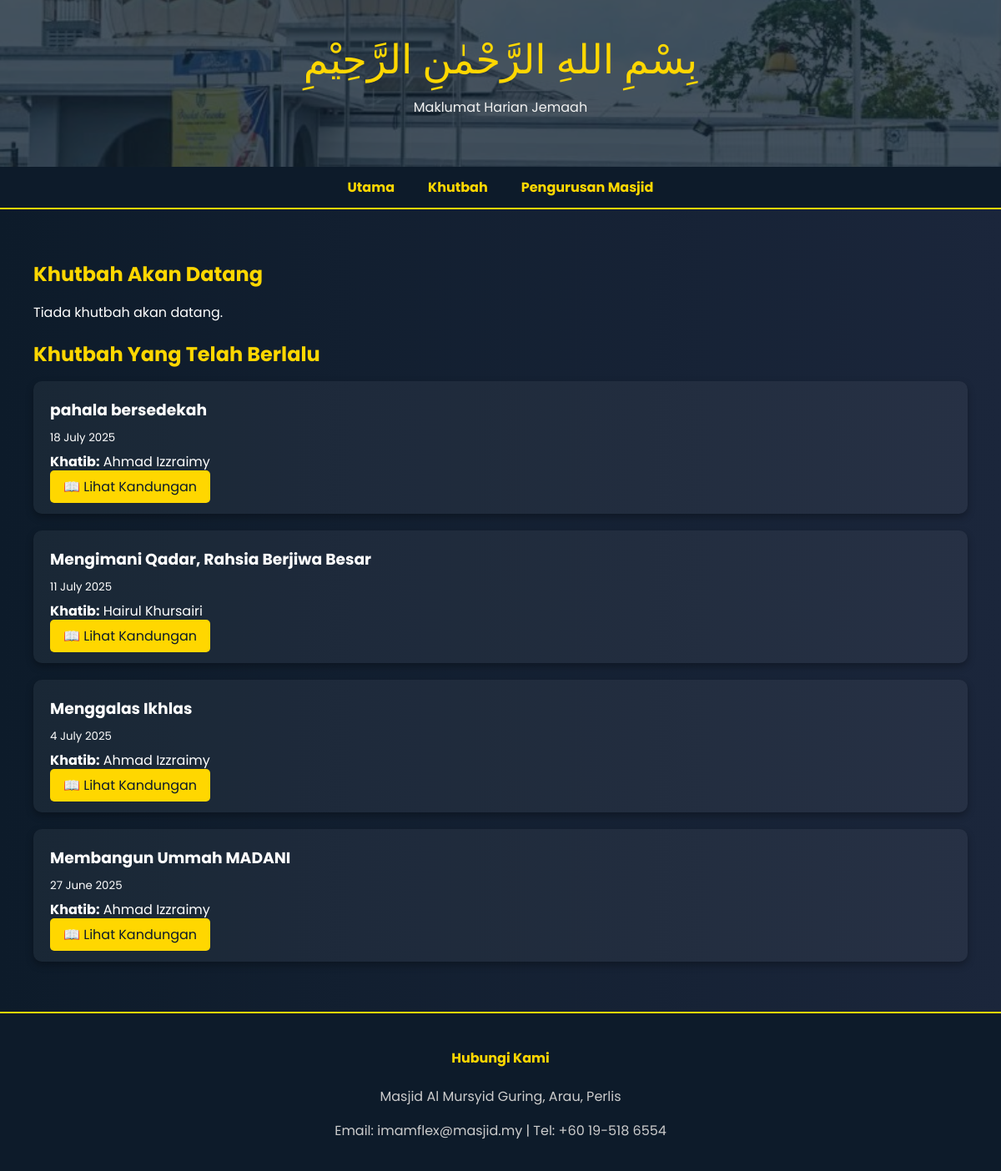
Screenshot of /jemaah/khutbah/ with the database file from the repository.
### ImamFlex/models.py (models this page shows, shortened)
class Khutbah(models.Model):
    khutbah_id = models.AutoField(primary_key=True)
    date = models.DateField()
    khutbah_topic = models.CharField(max_length=200)
    content = models.TextField()
    khatib = models.ForeignKey(Imam, on_delete=models.SET_NULL, null=True, blank=True)

class MosqueStaff(models.Model):
    name = models.CharField(max_length=100)
    ic_number = models.CharField(max_length=12, unique=True)
    contact_number = models.CharField(max_length=15)
    address = models.TextField(blank=True, null=True)
    availability = models.BooleanField(default=True)
    email = models.EmailField(blank=True, null=True)
    profile_picture = models.ImageField(upload_to='profile_pics/', null=True, blank=True)
    class Meta:
        abstract = True

class Imam(MosqueStaff):
    imam_id = models.CharField(max_length=10, primary_key=True)
    password = models.CharField(max_length=20)
    is_admin = models.BooleanField(default=False)

### ImamFlex/views.py (the view)
# urls.py: path('jemaah/khutbah/', views.jemaah_khutbah, name='jemaah_khutbah'),
def jemaah_khutbah(request):
    today = now().date()
    upcoming = Khutbah.objects.filter(date__gte=today).order_by('date')
    past = Khutbah.objects.filter(date__lt=today).order_by('-date')
    return render(request, 'jemaah/khutbah.html', {
        'upcoming_khutbah': upcoming,
        'past_khutbah': past,
    })

### ImamFlex/templates/jemaah/khutbah.html (shortened to what this page needs)
{% load static %}
<!DOCTYPE html>
<html lang="en">
<head>
  <link rel="stylesheet" href="https://cdnjs.cloudflare.com/ajax/libs/font-awesome/5.15.4/css/all.min.css">
</head>
<body>
<div class="header-img">
  <div class="header-content">
    <div class="bismillah">بِسْمِ اللهِ الرَّحْمٰنِ الرَّحِيْمِ</div>
    <p class="tagline">Maklumat Harian Jemaah</p>
  </div>
</div>
<div class="nav">
  <a href="{% url 'jemaah_home' %}">Utama</a>
  <a href="{% url 'jemaah_khutbah' %}">Khutbah</a>
  <a href="{% url 'ajk_info' %}">Pengurusan Masjid</a>
</div>
<div class="section">
  <h2>Khutbah Akan Datang</h2>
  {% if upcoming_khutbah %}
    {% for khutbah in upcoming_khutbah %}
      <div class="khutbah-card">
  <h3>{{ khutbah.khutbah_topic }}</h3>
  <p><small>{{ khutbah.date|date:"j F Y" }} | Acara: {{ khutbah.event_type }}</small></p>
  <p><strong>Khatib:</strong>
    {% if khutbah.khatib %}
      {{ khutbah.khatib.name }}
    {% else %}
      Belum Ditentukan
    {% endif %}
  </p>
  <a href="{% url 'khutbah_detail' khutbah.khutbah_id %}" class="btn-action" style="background-color:gold; color:#0d1b2a; padding:8px 16px; border-radius:5px; text-decoration:none;">📖 Lihat Kandungan</a>
</div>
    {% endfor %}
  {% else %}
    <p>Tiada khutbah akan datang.</p>
  {% endif %}
  <h2>Khutbah Yang Telah Berlalu</h2>
{% if past_khutbah %}
  {% for khutbah in past_khutbah %}
    <div class="khutbah-card">
      <h3>{{ khutbah.khutbah_topic }}</h3>
      <p><small>{{ khutbah.date|date:"j F Y" }}</small></p>
      <p><strong>Khatib:</strong>
        {% if khutbah.khatib %}
          {{ khutbah.khatib.name }}
        {% else %}
          Tiada Rekod
        {% endif %}
      </p>
      <a href="{% url 'khutbah_detail' khutbah.khutbah_id %}" class="btn-action" style="background-color:gold; color:#0d1b2a; padding:8px 16px; border-radius:5px; text-decoration:none;">📖 Lihat Kandungan</a>
    </div>
  {% endfor %}
{% else %}
  <p>Belum ada khutbah lepas direkodkan.</p>
{% endif %}
</div>
<div class="footer">
  <h4>Hubungi Kami</h4>
  <p>Masjid Al Mursyid Guring, Arau, Perlis</p>
  <p>Email: imamflex@masjid.my | Tel: +60 19-518 6554</p>
</div>
</body>
</html>

### rows the page displays
Khutbah: khutbah_topic "pahala bersedekah", date "18 July 2025", khatib.name "Ahmad Izzraimy"
Khutbah: khutbah_topic "Mengimani Qadar, Rahsia Berjiwa Besar", date "11 July 2025", khatib.name "Hairul Khursairi"
Khutbah: khutbah_topic "Menggalas Ikhlas", date "4 July 2025", khatib.name "Ahmad Izzraimy"
Khutbah: khutbah_topic "Membangun Ummah MADANI", date "27 June 2025", khatib.name "Ahmad Izzraimy"
